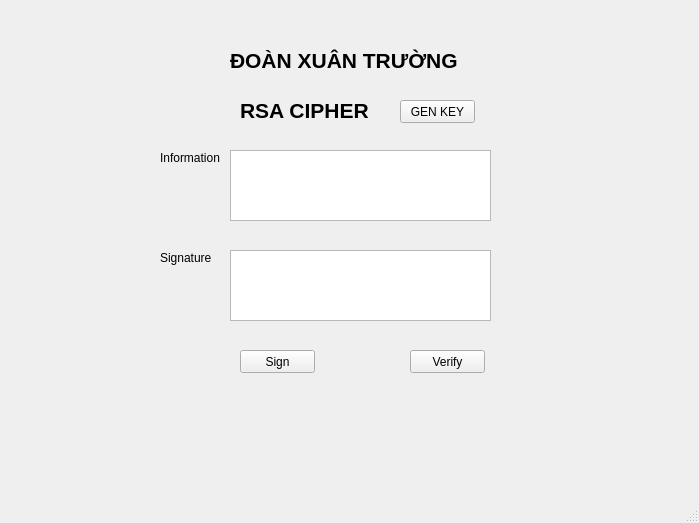
<?xml version="1.0" encoding="UTF-8"?>
<ui version="4.0">
 <class>MainWindow</class>
 <widget class="QMainWindow" name="MainWindow">
  <property name="geometry">
   <rect>
    <x>0</x>
    <y>0</y>
    <width>699</width>
    <height>523</height>
   </rect>
  </property>
  <property name="windowTitle">
   <string>MainWindow</string>
  </property>
  <widget class="QWidget" name="centralwidget">
   <widget class="QPushButton" name="btn_gen_keys">
    <property name="geometry">
     <rect>
      <x>400</x>
      <y>100</y>
      <width>75</width>
      <height>23</height>
     </rect>
    </property>
    <property name="text">
     <string>GEN KEY</string>
    </property>
   </widget>
   <widget class="QLabel" name="label">
    <property name="geometry">
     <rect>
      <x>240</x>
      <y>90</y>
      <width>161</width>
      <height>41</height>
     </rect>
    </property>
    <property name="font">
     <font>
      <pointsize>16</pointsize>
      <weight>75</weight>
      <bold>true</bold>
     </font>
    </property>
    <property name="text">
     <string>RSA CIPHER</string>
    </property>
   </widget>
   <widget class="QLabel" name="label_6">
    <property name="geometry">
     <rect>
      <x>230</x>
      <y>40</y>
      <width>241</width>
      <height>41</height>
     </rect>
    </property>
    <property name="font">
     <font>
      <pointsize>16</pointsize>
      <weight>75</weight>
      <bold>true</bold>
     </font>
    </property>
    <property name="text">
     <string>ĐOÀN XUÂN TRƯỜNG</string>
    </property>
   </widget>
   <widget class="QPushButton" name="btn_sign">
    <property name="geometry">
     <rect>
      <x>240</x>
      <y>350</y>
      <width>75</width>
      <height>23</height>
     </rect>
    </property>
    <property name="text">
     <string>Sign</string>
    </property>
   </widget>
   <widget class="QLabel" name="label_4">
    <property name="geometry">
     <rect>
      <x>160</x>
      <y>150</y>
      <width>61</width>
      <height>16</height>
     </rect>
    </property>
    <property name="text">
     <string>Information</string>
    </property>
   </widget>
   <widget class="QLabel" name="label_5">
    <property name="geometry">
     <rect>
      <x>160</x>
      <y>250</y>
      <width>61</width>
      <height>16</height>
     </rect>
    </property>
    <property name="text">
     <string>Signature</string>
    </property>
   </widget>
   <widget class="QPushButton" name="btn_verify">
    <property name="geometry">
     <rect>
      <x>410</x>
      <y>350</y>
      <width>75</width>
      <height>23</height>
     </rect>
    </property>
    <property name="text">
     <string>Verify</string>
    </property>
   </widget>
   <widget class="QPlainTextEdit" name="txt_sign">
    <property name="geometry">
     <rect>
      <x>230</x>
      <y>250</y>
      <width>261</width>
      <height>71</height>
     </rect>
    </property>
   </widget>
   <widget class="QPlainTextEdit" name="txt_info">
    <property name="geometry">
     <rect>
      <x>230</x>
      <y>150</y>
      <width>261</width>
      <height>71</height>
     </rect>
    </property>
   </widget>
  </widget>
  <widget class="QMenuBar" name="menubar">
   <property name="geometry">
    <rect>
     <x>0</x>
     <y>0</y>
     <width>699</width>
     <height>21</height>
    </rect>
   </property>
  </widget>
  <widget class="QStatusBar" name="statusbar"/>
 </widget>
 <resources/>
 <connections/>
</ui>
